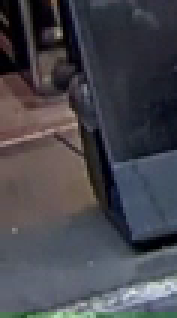
#> input picture esquina/recorte_10_2.png, 59 x 106 px, given in place of video5.mp4, which was not available (shown 3 times larger)
$ jupyter execute --allow-errors Objetos.ipynb   (shell and % lines are left out)
#> lines starting #> are read from the running program, lines starting #| are printed output that depends on the picture; after the words box and inside, x2 and y2 are one past the last pixel; in counts of white or black regions, pixels touching at a corner belong together; pictures that were not available may be replaced by others from this repository, and a replacement may not be noted
[cell 1]
'''import cv2

def extract_frames(video_path, output_folder):
    cap = cv2.VideoCapture(video_path)
    if not cap.isOpened():
        print("Error opening video file")
        return
    fps = int(cap.get(cv2.CAP_PROP_FPS))
    frame_count = 0
    while True:
        # Read the next frame
        ret, frame = cap.read()
        # Break the loop if we have reached the end of the video
        if not ret:
            break
        frame_filename = f"{output_folder}/frame_{frame_count:04d}.jpg"
        cv2.imwrite(frame_filename, frame)
        print(f"Extracted frame {frame_count}")
        frame_count += 1
    cap.release()
    print(f"Frames extracted: {frame_count}")
    print(f"Frames per second (fps): {fps}")

# Example usage
video_path = "videos/video1.mp4"
output_folder = "video1"
extract_frames(video_path, output_folder)
'''

[cell 2]
'''import cv2
import imutils

# Initializing the HOG person
# detector
hog = cv2.HOGDescriptor()
hog.setSVMDetector(cv2.HOGDescriptor_getDefaultPeopleDetector())

cap = cv2.VideoCapture('videos/video3.mp4')

while cap.isOpened():
	# Reading the video stream
	ret, image = cap.read()
	if ret:
		image = imutils.resize(image,
							width=min(900, image.shape[1]))

		# Detecting all the regions
		# in the Image that has a
		# pedestrians inside it
		(regions, _) = hog.detectMultiScale(image,
											winStride=(4, 4),
											padding=(4, 4),
											scale=.2)

		# Drawing the regions in the
		# Image
		for (x, y, w, h) in regions:
			cv2.rectangle(image, (x, y),
						(x + w, y + h),
						(0, 0, 255), 2)

		# Showing the output Image
		cv2.imshow("Image", image)
		if cv2.waitKey(25) & 0xFF == ord('q'):
			break
	else:
		break

cap.release()
cv2.destroyAllWindows()
'''

[cell 3]
'''import cv2

cap = cv2.VideoCapture('videos/video3.mp4')
pedestrian_cascade = cv2.CascadeClassifier('haarcascade_fullbody.xml')
cars_cascade = cv2.CascadeClassifier('cars.xml')

while True:
    # reads frames from a video
    ret, frames = cap.read()

    # convert to gray scale of each frame
    gray = cv2.cvtColor(frames, cv2.COLOR_BGR2GRAY)

    # Detect pedestrians of different sizes in the input image
    pedestrians = pedestrian_cascade.detectMultiScale(frames, 1.1, 2)

    # Draw rectangles and labels for pedestrians
    for (x, y, w, h) in pedestrians:
        cv2.rectangle(frames, (x, y), (x+w, y+h), (0, 255, 0), 2)
        font = cv2.FONT_HERSHEY_DUPLEX
        cv2.putText(frames, 'Person', (x + 6, y - 6), font, 0.5, (0, 255, 0), 1)

    # Detect cars of different sizes in the input image
    cars = cars_cascade.detectMultiScale(frames, 1.1, 3)

    # Draw rectangles and labels for cars
    for (x, y, w, h) in cars:
        cv2.rectangle(frames, (x, y), (x+w, y+h), (0, 0, 255), 1)
        font = cv2.FONT_HERSHEY_DUPLEX
        cv2.putText(frames, 'Car', (x + 6, y - 6), font, 0.5, (0, 0, 255), 1)

    # Display frames in a window
    cv2.imshow('Object Detection', frames)

    # Wait for the 'q' key to stop
    if cv2.waitKey(33) == ord('q'):
        break

# Release the video capture object and close the window
cap.release()
cv2.destroyAllWindows()'''

[cell 4]
import os
from glob import glob
import re
import numpy as np
import cv2
import matplotlib.pyplot as plt
from motion_detection_utils import *

[cell 5]
cap = cv2.VideoCapture('videos/video5.mp4')

# Lee el primer frame
ret1, frame1 = cap.read()
#> frame1 is the input picture: shape (106, 59, 3); mean B, G, R 76.1, 69.4, 69.6

# Lee el segundo frame
ret2, frame2 = cap.read()

# Verifica que ambos frames se hayan leído correctamente
if not ret1 or not ret2:
    print("No se pudieron leer los frames. Fin del video.")

[cell 6]
fig, ax = plt.subplots(1, 2, figsize=(15, 7))
ax[0].imshow(cv2.cvtColor(frame1, cv2.COLOR_BGR2RGB))
ax[1].imshow(cv2.cvtColor(frame2, cv2.COLOR_BGR2RGB));
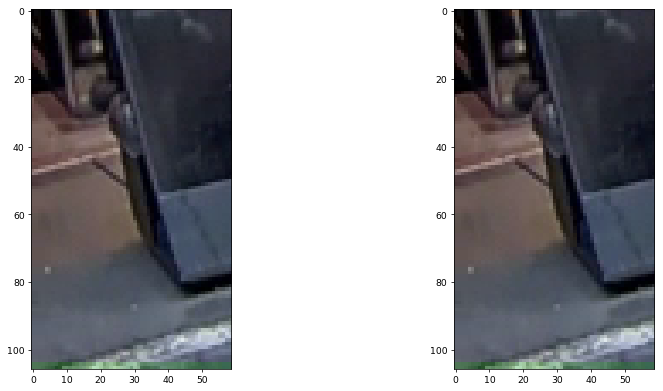
#> figure drawn by matplotlib, 2 panels

[cell 7]
def compute_flow(frame1, frame2):
    # convert to grayscale
    gray1 = cv2.cvtColor(frame1, cv2.COLOR_BGR2GRAY)
    gray2 = cv2.cvtColor(frame2, cv2.COLOR_BGR2GRAY)

    # blurr image
    gray1 = cv2.GaussianBlur(gray1, dst=None, ksize=(3,3), sigmaX=5)
    gray2 = cv2.GaussianBlur(gray2, dst=None, ksize=(3,3), sigmaX=5)

    flow = cv2.calcOpticalFlowFarneback(gray1, gray2, None,
                                        pyr_scale=0.75,
                                        levels=3,
                                        winsize=5,
                                        iterations=3,
                                        poly_n=10,
                                        poly_sigma=1.2,
                                        flags=0)
    #print(flow)
    return flow


def get_flow_viz(flow):
    """ Obtains BGR image to Visualize the Optical Flow
        """
    hsv = np.zeros((flow.shape[0], flow.shape[1], 3), dtype=np.uint8)
    hsv[..., 1] = 255

    mag, ang = cv2.cartToPolar(flow[..., 0], flow[..., 1])
    hsv[..., 0] = ang*180/np.pi/2
    hsv[..., 2] = cv2.normalize(mag, None, 0, 255, cv2.NORM_MINMAX)
    rgb = cv2.cvtColor(hsv, cv2.COLOR_HSV2RGB)
    return rgb

[cell 8]
flow = compute_flow(frame1, frame2)
#> in compute_flow, `gray1 = cv2.cvtColor(frame1, cv2.COLOR_BGR2GRAY)`:
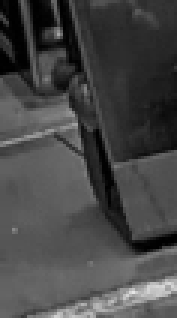
#> gray1: shape (106, 59) (shown 3 times larger); min 0, max 230, mean 70.2
#> in compute_flow, `gray1 = cv2.GaussianBlur(gray1, dst=None, ksize=(3,3), sigmaX=5)`:
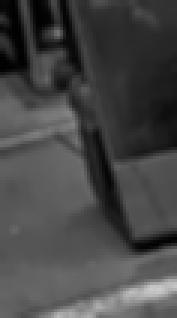
#> gray1: shape (106, 59) (shown 3 times larger); min 1, max 203, mean 70.1

# separate into magntiude and angle
#Calculates the magnitude and angle of 2D vectors.
mag, ang = cv2.cartToPolar(flow[..., 0], flow[..., 1])
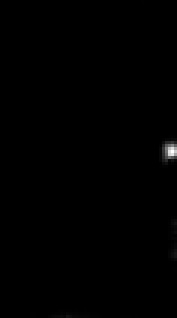
#> mag: shape (106, 59) float32 (shown 3 times larger); min 0, max 12.87, mean 0.0336; drawn with min black and max white
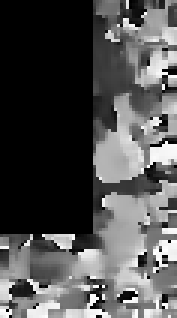
#> ang: shape (106, 59) float32 (shown 3 times larger); min 0, max 6.28, mean 1.97; drawn with min black and max white
print(mag)
#> (printed output is left out)

img1_rgb = cv2.cvtColor(frame1, cv2.COLOR_BGR2RGB)
img2_rgb = cv2.cvtColor(frame2, cv2.COLOR_BGR2RGB)

# display
fig, ax = plt.subplots(1, 3, figsize=(25, 25))
ax[0].imshow(img1_rgb)
ax[0].set_title('Frame 1')
ax[1].imshow(img2_rgb)
ax[1].set_title('Frame 2')
ax[2].imshow(np.log(mag/mag.max()), cmap='hsv_r') # try other cmaps 'hsv_r', 'gist_earth_r', 'rainbow_r', 'twilight_r'
ax[2].set_title('Log of Dense Optical Flow Magnitude');
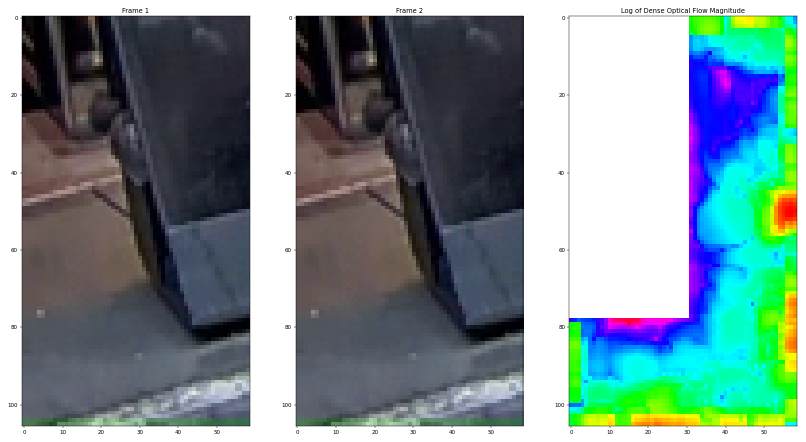
#> figure drawn by matplotlib, 3 panels

[cell 9]
def get_motion_mask(flow_mag, motion_thresh=1, kernel=np.ones((7,7))):
    """ Obtains Detection Mask from Optical Flow Magnitude
        Inputs:
            flow_mag (array) Optical Flow magnitude
            motion_thresh - thresold to determine motion
            kernel - kernal for Morphological Operations
        Outputs:
            motion_mask - Binray Motion Mask
        """
    motion_mask = np.uint8(flow_mag > motion_thresh)*255
    motion_mask = cv2.erode(motion_mask, kernel, iterations=1)
    motion_mask = cv2.morphologyEx(motion_mask, cv2.MORPH_OPEN, kernel, iterations=1)
    motion_mask = cv2.morphologyEx(motion_mask, cv2.MORPH_CLOSE, kernel, iterations=3)

    return motion_mask

[cell 10]
rgb = get_flow_viz(flow)
#> in get_flow_viz, `hsv[..., 0] = ang*180/np.pi/2`:
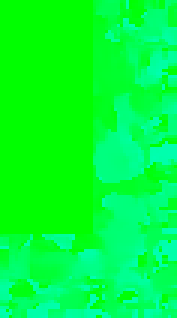
#> hsv: shape (106, 59, 3) (shown 3 times larger); mean of channels 0, 1, 2 56.1, 255, 0; drawn as B, G, R
#> in get_flow_viz, `hsv[..., 2] = cv2.normalize(mag, None, 0, 255, cv2.NORM_MINMAX)`:
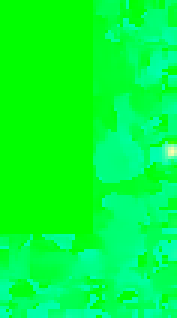
#> hsv: shape (106, 59, 3) (shown 3 times larger); 2.48% of pixels changed, all inside (x1, y1, x2, y2) = (10, 0, 59, 106); drawn as B, G, R

# get variable motion thresh based on prior knowledge of camera position
motion_thresh = np.c_[np.linspace(0.3, 1, frame1.shape[0])].repeat(frame1.shape[1], axis=-1)

# get motion mask
mask = get_motion_mask(mag, motion_thresh=motion_thresh)
#> in get_motion_mask, `motion_mask = np.uint8(flow_mag > motion_thresh)*255`:
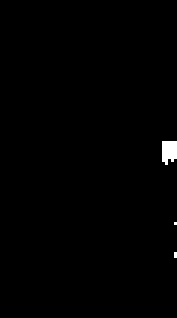
#> motion_mask: shape (106, 59) (shown 3 times larger); 0.59% white; 3 white regions (2 under 20 px), largest, box (x1, y1, x2, y2) and area: (54, 47, 59, 55) 34
#> in get_motion_mask, `motion_mask = cv2.erode(motion_mask, kernel, iterations=1)`: motion_mask: shape (106, 59); every value is 0

# display
fig, ax = plt.subplots(1, 2, figsize=(15, 7))
ax[0].imshow(mask, cmap='gray')
ax[0].set_title("Motion Mask")
ax[1].imshow(rgb*50) # scale RGB to see the noise
ax[1].set_title("Dense Optical Flow");
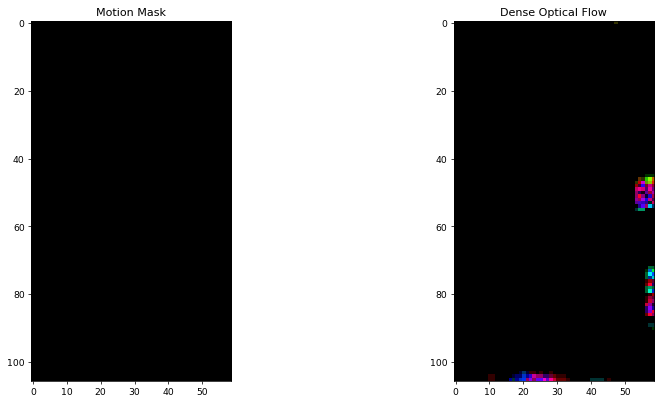
#> figure drawn by matplotlib, 2 panels

[cell 11]
def get_contour_detections_2(fr, mask, ang=ang, angle_thresh=2, thresh=400):
    """ Obtains initial proposed detections from contours discoverd on the
        mask. Scores are taken as the bbox area, larger is higher.
        Inputs:
            mask - thresholded image mask
            angle_thresh - threshold for flow angle standard deviation
            thresh - threshold for contour size
        Outputs:
            detectons - array of proposed detection bounding boxes and scores
                        [[x1,y1,x2,y2,s]]
        """
    # get mask contours
    contours, _ = cv2.findContours(mask,
                                   cv2.RETR_EXTERNAL, # cv2.RETR_TREE,
                                   cv2.CHAIN_APPROX_TC89_L1)
    '''cv2.drawContours(fr, contours, -1, (0, 255, 0), 3)
    plt.imshow(cv2.cvtColor(fr, cv2.COLOR_BGR2RGB))
    plt.axis('off')
    plt.show()'''
    temp_mask = np.zeros_like(mask) # used to get flow angle of contours
    angle_thresh = angle_thresh*ang.std()
    detections = []
    for cnt in contours:
        # get area of contour
        x,y,w,h = cv2.boundingRect(cnt)
        area = w*h

        # get flow angle inside of contour
        cv2.drawContours(temp_mask, [cnt], 0, (255,), -1)
        flow_angle = ang[np.nonzero(temp_mask)]

        if (area > thresh) and (flow_angle.std() < angle_thresh): # hyperparameter
            detections.append([x,y,x+w,y+h, area])

    return np.array(detections)

[cell 12]
mask_rgb = cv2.cvtColor(mask, cv2.COLOR_GRAY2RGB)
#> mask_rgb: shape (106, 59, 3); every value is 0
detections = get_contour_detections_2(frame2, mask, ang, angle_thresh=2, thresh=400)
#> in get_contour_detections_2, `contours, _ = cv2.findContours(mask, cv2.RETR_EXTERNAL,`: contours = []
#> in get_contour_detections_2, `angle_thresh = angle_thresh*ang.std()`: angle_thresh = 4.05
#> after the loop in get_contour_detections_2, `for cnt in contours:`: detections = []
#> detections = empty array
# detections = get_contour_detections(mask, thresh=400)

# separate bboxes and scores
#> (the rest of this cell did not finish here and is left out)

#> (a cell that did not finish here is left out)

[cell 14]
mask_rgb_detections = cv2.cvtColor(mask, cv2.COLOR_GRAY2RGB)
#> (the rest of this cell did not finish here and is left out)

[cell 15]
frame2 = img2_rgb.copy()
#> (the rest of this cell did not finish here and is left out)

[cell 16]
def get_detections(frame1, frame2, motion_thresh=1, bbox_thresh=400, nms_thresh=0.1, mask_kernel=np.ones((7,7), dtype=np.uint8)):
    """ Main function to get detections via Frame Differencing
        Inputs:
            frame1 - Grayscale frame at time t
            frame2 - Grayscale frame at time t + 1
            motion_thresh - Minimum flow threshold for motion
            bbox_thresh - Minimum threshold area for declaring a bounding box
            nms_thresh - IOU threshold for computing Non-Maximal Supression
            mask_kernel - kernel for morphological operations on motion mask
        Outputs:
            detections - list with bounding box locations of all detections
                bounding boxes are in the form of: (xmin, ymin, xmax, ymax)
        """
    # get optical flow
    flow = compute_flow(frame1, frame2)

    # separate into magntiude and angle
    mag, _ = cv2.cartToPolar(flow[..., 0], flow[..., 1])

    motion_mask = get_motion_mask(mag, motion_thresh=motion_thresh, kernel=mask_kernel)

    # get initially proposed detections from contours
    detections = get_contour_detections(motion_mask, bbox_thresh)

    # separate bboxes and scores
    bboxes = detections[:, :4]
    scores = detections[:, -1]

    # perform Non-Maximal Supression on initial detections
    return non_max_suppression(bboxes, scores, threshold=nms_thresh)

[cell 17]
import cv2
import numpy as np

def procesar_frames(frame1, frame2):

    resultado = cv2.absdiff(frame1, frame2)

    return resultado

def main(video_path, output_video_path):
    # Abre el video
    cap = cv2.VideoCapture(video_path)

    # Asegúrate de que el video se haya abierto correctamente
    if not cap.isOpened():
        print("Error al abrir el video.")
        return

    # Obtiene las propiedades del video
    fps = cap.get(cv2.CAP_PROP_FPS)
    frame_width = int(cap.get(cv2.CAP_PROP_FRAME_WIDTH))
    frame_height = int(cap.get(cv2.CAP_PROP_FRAME_HEIGHT))

    # Crea un objeto VideoWriter para guardar el nuevo video
    fourcc = cv2.VideoWriter_fourcc(*'mp4v')
    out = cv2.VideoWriter(output_video_path, fourcc, fps, (frame_width, frame_height))

    # Lee el primer frame
    ret, frame1 = cap.read()

    while True:
        # Lee el siguiente frame
        ret, frame2 = cap.read()
        if not ret:
            break

        # Procesa los frames
        resultado = procesar_frames(frame1, frame2)

        # Guarda el resultado en el nuevo video
        out.write(resultado)

        # Actualiza el frame1 para el próximo ciclo
        frame1 = frame2

    # Libera los objetos de captura y escritura de video
    cap.release()
    out.release()

    print(f"Video procesado y guardado en {output_video_path}.")

# Ruta del video de entrada
video_path = 'ruta_del_video.mp4'  # Reemplaza con la ruta de tu video

# Ruta del video de salida
output_video_path = 'resultado_video.mp4'

# Llama a la función principal para procesar los frames y guardar el nuevo video
main(video_path, output_video_path)
#> in main, `fps = cap.get(cv2.CAP_PROP_FPS)`: fps = 30
#> in main, `frame_width = int(cap.get(cv2.CAP_PROP_FRAME_WIDTH))`: frame_width = 59
#> in main, `frame_height = int(cap.get(cv2.CAP_PROP_FRAME_HEIGHT))`: frame_height = 106
#> in main, `fourcc = cv2.VideoWriter_fourcc(*'mp4v')`: fourcc = 1983148141

$ run again, on esquina/recorte_11_3.png
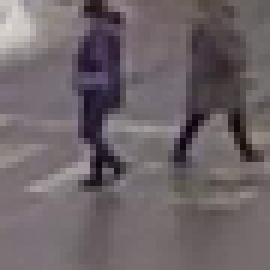
#> input picture esquina/recorte_11_3.png, 45 x 45 px, given in place of video5.mp4, which was not available (shown 6 times larger)
#> frame1 is the input picture: shape (45, 45, 3); mean B, G, R 104.1, 100.3, 109.7
#> (printed output is left out)
#> in get_flow_viz, `hsv[..., 2] = cv2.normalize(mag, None, 0, 255, cv2.NORM_MINMAX)`:
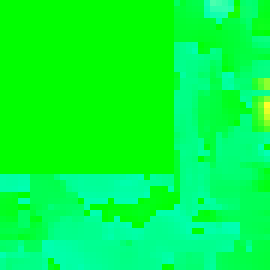
#> hsv: shape (45, 45, 3) (shown 6 times larger); mean of channels 0, 1, 2 61.1, 255, 1.4; drawn as B, G, R
#> motion_mask: shape (45, 45); every value is 0
#> `[cell 10] rgb = get_flow_viz(flow)  # get variable motion thresh based..`:
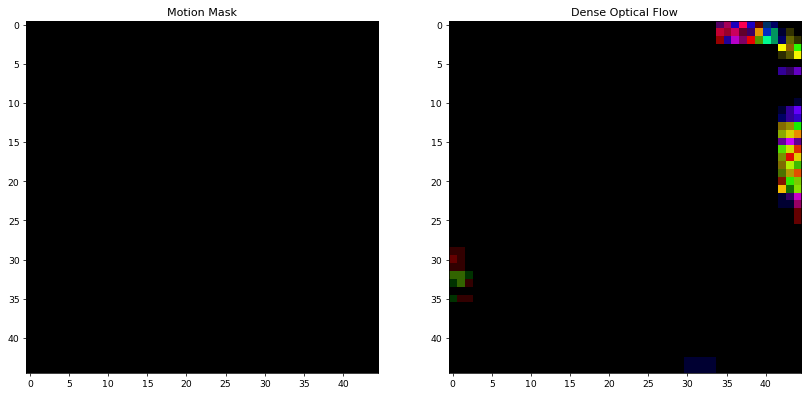
#> figure drawn by matplotlib, 2 panels
#> mask_rgb: shape (45, 45, 3); every value is 0
#> contours = []
#> angle_thresh = 4.48
#> after the loop in get_contour_detections_2, `for cnt in contours:`: detections = []
#> `detections = get_contour_detections_2(frame2, mask, ang, angle_thresh=..`: detections = empty array
#> fps = 30
#> frame_width = 45
#> fourcc = 1983148141

$ run again, on esquina/recorte_13_0.png
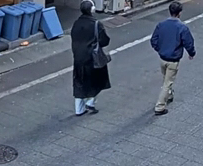
#> input picture esquina/recorte_13_0.png, 203 x 166 px, given in place of video5.mp4, which was not available
#> frame1 is the input picture: shape (166, 203, 3); mean B, G, R 120.8, 102.2, 90.2
#> (printed output is left out)
#> `[cell 10] rgb = get_flow_viz(flow)  # get variable motion thresh based..`:
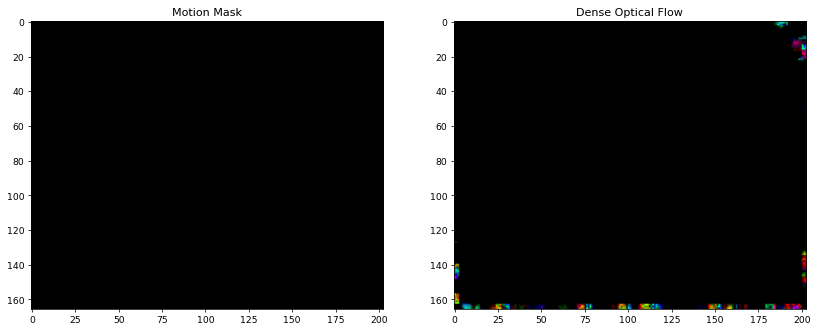
#> figure drawn by matplotlib, 2 panels
#> mask_rgb: shape (166, 203, 3); every value is 0
#> contours = []
#> angle_thresh = 4
#> after the loop in get_contour_detections_2, `for cnt in contours:`: detections = []
#> `detections = get_contour_detections_2(frame2, mask, ang, angle_thresh=..`: detections = empty array
#> fps = 30
#> frame_width = 203
#> frame_height = 166
#> fourcc = 1983148141
